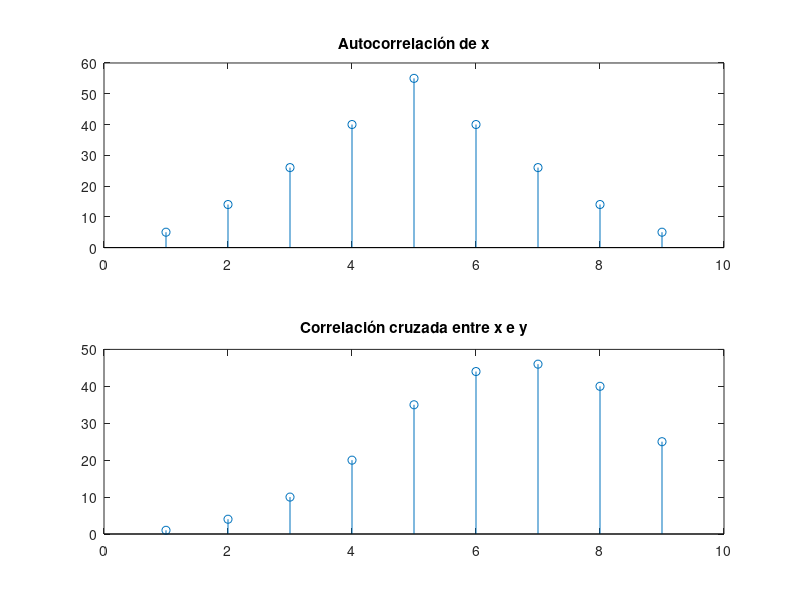

Write the MATLAB code that produced this figure.
% Crear dos señales de ejemplo
x = [1, 2, 3, 4, 5];
y = [5, 4, 3, 2, 1];

x2 = [1, 1, 1, 1, 1];
y2 = [1, 1, 1, 1, 1];

% Calcular la autocorrelación
autocorr_result = xcorr(x);

% Calcular la correlación cruzada entre x e y
xcorr_result = xcorr(x, y);


% Graficar la autocorrelación
subplot(2, 1, 1);
stem(autocorr_result);
title('Autocorrelación de x');

% Graficar la correlación cruzada
subplot(2, 1, 2);
stem(xcorr_result);
title('Correlación cruzada entre x e y');

